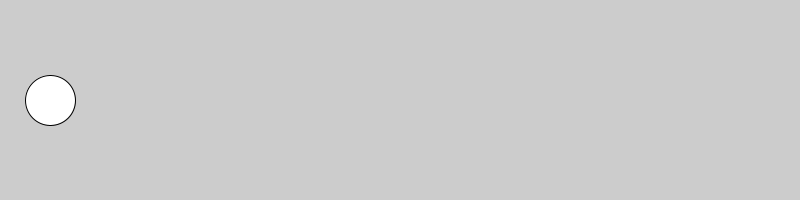
Frame 1 (no input)
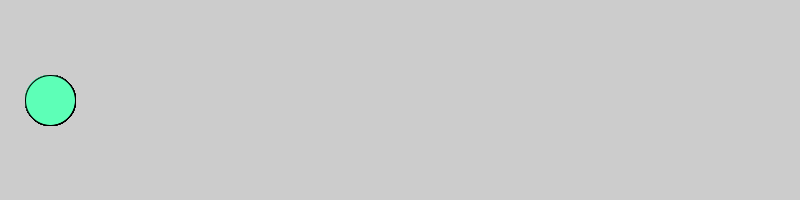
Frame 60 (the mouse pressed at the canvas centre just before this capture)
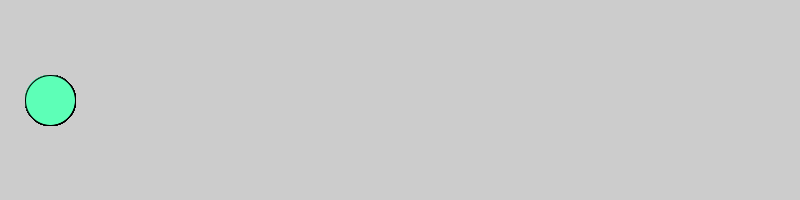
Frame 120 (the mouse held since frame 60 and released just before this capture)

The Processing sketch that drew these frames (run headless with seeded random() and noise(); from frame 60 on, the mouse is pressed at the canvas centre):

// Processing sketch: Dot_Race
// ── Dot_Race.pde
void setup() {
  
  size(800,200);
  

  

  
  
  
  
  
}



void draw() {
  
    int coord = 50;
    ellipse(coord, 100, 50, 50);
    fill(#5DFFB7);
    
    if (mousePressed) {
      ellipse(coord++, 100, 50, 50);
    }
    
    
}
